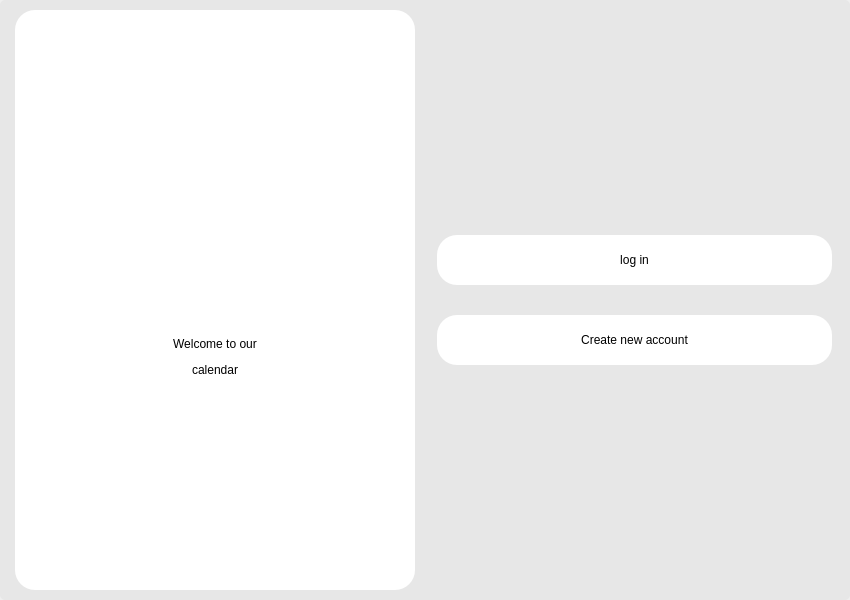
<?xml version="1.0" encoding="UTF-8"?>
<ui version="4.0">
 <class>Dialog</class>
 <widget class="QDialog" name="Dialog">
  <property name="geometry">
   <rect>
    <x>0</x>
    <y>0</y>
    <width>850</width>
    <height>600</height>
   </rect>
  </property>
  <property name="windowTitle">
   <string>Dialog</string>
  </property>
  <layout class="QHBoxLayout" name="horizontalLayout">
   <property name="spacing">
    <number>0</number>
   </property>
   <property name="leftMargin">
    <number>0</number>
   </property>
   <property name="topMargin">
    <number>0</number>
   </property>
   <property name="rightMargin">
    <number>0</number>
   </property>
   <property name="bottomMargin">
    <number>0</number>
   </property>
   <item>
    <widget class="QStackedWidget" name="stackedWidget">
     <widget class="QWidget" name="page">
      <layout class="QHBoxLayout" name="horizontalLayout_3">
       <property name="spacing">
        <number>0</number>
       </property>
       <property name="leftMargin">
        <number>0</number>
       </property>
       <property name="topMargin">
        <number>0</number>
       </property>
       <property name="rightMargin">
        <number>0</number>
       </property>
       <property name="bottomMargin">
        <number>0</number>
       </property>
       <item>
        <widget class="QWidget" name="widget_3" native="true">
         <property name="minimumSize">
          <size>
           <width>800</width>
           <height>600</height>
          </size>
         </property>
         <property name="styleSheet">
          <string notr="true">color: rgb(0, 0, 0);
background-color: rgb(231, 231, 231);
border-radius: 5px;
font: 11pt &quot;LG Smart UI Regular&quot;;</string>
         </property>
         <layout class="QHBoxLayout" name="horizontalLayout_6">
          <item alignment="Qt::AlignHCenter|Qt::AlignVCenter">
           <widget class="QFrame" name="frame_5">
            <property name="minimumSize">
             <size>
              <width>400</width>
              <height>580</height>
             </size>
            </property>
            <property name="maximumSize">
             <size>
              <width>16777215</width>
              <height>16777215</height>
             </size>
            </property>
            <property name="styleSheet">
             <string notr="true">color: rgb(0, 0, 0);
background-color: rgb(255, 255, 255);
border-radius: 20px;
font: 12pt &quot;LG Smart UI Regular&quot;;</string>
            </property>
            <property name="frameShape">
             <enum>QFrame::StyledPanel</enum>
            </property>
            <property name="frameShadow">
             <enum>QFrame::Raised</enum>
            </property>
            <layout class="QVBoxLayout" name="verticalLayout_4">
             <property name="spacing">
              <number>0</number>
             </property>
             <property name="leftMargin">
              <number>0</number>
             </property>
             <property name="topMargin">
              <number>100</number>
             </property>
             <property name="rightMargin">
              <number>0</number>
             </property>
             <property name="bottomMargin">
              <number>150</number>
             </property>
             <item alignment="Qt::AlignHCenter|Qt::AlignVCenter">
              <widget class="QLabel" name="label_10">
               <property name="minimumSize">
                <size>
                 <width>100</width>
                 <height>100</height>
                </size>
               </property>
               <property name="maximumSize">
                <size>
                 <width>100</width>
                 <height>100</height>
                </size>
               </property>
               <property name="text">
                <string/>
               </property>
               <property name="pixmap">
                <pixmap>../icons/calendar.png</pixmap>
               </property>
               <property name="scaledContents">
                <bool>true</bool>
               </property>
               <property name="alignment">
                <set>Qt::AlignCenter</set>
               </property>
              </widget>
             </item>
             <item alignment="Qt::AlignHCenter|Qt::AlignVCenter">
              <widget class="QLabel" name="label_11">
               <property name="styleSheet">
                <string notr="true">
font: 20pt &quot;LG Smart UI Regular&quot;;
color: rgb(0, 0, 0);</string>
               </property>
               <property name="text">
                <string>&lt;html&gt;&lt;head/&gt;&lt;body&gt;&lt;p align=&quot;center&quot;&gt;Welcome to our&lt;/p&gt;&lt;p align=&quot;center&quot;&gt;calendar&lt;/p&gt;&lt;/body&gt;&lt;/html&gt;</string>
               </property>
              </widget>
             </item>
            </layout>
           </widget>
          </item>
          <item alignment="Qt::AlignVCenter">
           <widget class="QFrame" name="frame_6">
            <property name="frameShape">
             <enum>QFrame::StyledPanel</enum>
            </property>
            <property name="frameShadow">
             <enum>QFrame::Raised</enum>
            </property>
            <layout class="QVBoxLayout" name="verticalLayout">
             <property name="spacing">
              <number>30</number>
             </property>
             <item>
              <widget class="QPushButton" name="login">
               <property name="minimumSize">
                <size>
                 <width>0</width>
                 <height>50</height>
                </size>
               </property>
               <property name="sizeIncrement">
                <size>
                 <width>0</width>
                 <height>0</height>
                </size>
               </property>
               <property name="styleSheet">
                <string notr="true">color: rgb(0, 0, 0);
background-color: rgb(255, 255, 255);
border-radius: 20px;
font: 12pt &quot;LG Smart UI Regular&quot;;</string>
               </property>
               <property name="text">
                <string>log in</string>
               </property>
              </widget>
             </item>
             <item>
              <widget class="QPushButton" name="new_account">
               <property name="minimumSize">
                <size>
                 <width>0</width>
                 <height>50</height>
                </size>
               </property>
               <property name="sizeIncrement">
                <size>
                 <width>0</width>
                 <height>0</height>
                </size>
               </property>
               <property name="styleSheet">
                <string notr="true">color: rgb(0, 0, 0);
background-color: rgb(255, 255, 255);
border-radius: 20px;
font: 12pt &quot;LG Smart UI Regular&quot;;</string>
               </property>
               <property name="text">
                <string>Create new account</string>
               </property>
              </widget>
             </item>
            </layout>
           </widget>
          </item>
         </layout>
        </widget>
       </item>
      </layout>
     </widget>
     <widget class="QWidget" name="page2">
      <layout class="QHBoxLayout" name="horizontalLayout_5">
       <property name="spacing">
        <number>0</number>
       </property>
       <property name="leftMargin">
        <number>0</number>
       </property>
       <property name="topMargin">
        <number>0</number>
       </property>
       <property name="rightMargin">
        <number>0</number>
       </property>
       <property name="bottomMargin">
        <number>0</number>
       </property>
       <item>
        <widget class="QWidget" name="widget_2" native="true">
         <property name="minimumSize">
          <size>
           <width>800</width>
           <height>600</height>
          </size>
         </property>
         <property name="styleSheet">
          <string notr="true">color: rgb(0, 0, 0);
background-color: rgb(231, 231, 231);
border-radius: 5px;
font: 11pt &quot;LG Smart UI Regular&quot;;</string>
         </property>
         <layout class="QHBoxLayout" name="horizontalLayout_4">
          <item alignment="Qt::AlignHCenter|Qt::AlignVCenter">
           <widget class="QFrame" name="frame_3">
            <property name="minimumSize">
             <size>
              <width>400</width>
              <height>580</height>
             </size>
            </property>
            <property name="maximumSize">
             <size>
              <width>16777215</width>
              <height>16777215</height>
             </size>
            </property>
            <property name="styleSheet">
             <string notr="true">color: rgb(0, 0, 0);
background-color: rgb(255, 255, 255);
border-radius: 20px;
font: 12pt &quot;LG Smart UI Regular&quot;;</string>
            </property>
            <property name="frameShape">
             <enum>QFrame::StyledPanel</enum>
            </property>
            <property name="frameShadow">
             <enum>QFrame::Raised</enum>
            </property>
            <layout class="QVBoxLayout" name="verticalLayout_3">
             <property name="spacing">
              <number>0</number>
             </property>
             <property name="leftMargin">
              <number>0</number>
             </property>
             <property name="topMargin">
              <number>100</number>
             </property>
             <property name="rightMargin">
              <number>0</number>
             </property>
             <property name="bottomMargin">
              <number>150</number>
             </property>
             <item alignment="Qt::AlignHCenter|Qt::AlignVCenter">
              <widget class="QLabel" name="label_5">
               <property name="minimumSize">
                <size>
                 <width>100</width>
                 <height>100</height>
                </size>
               </property>
               <property name="maximumSize">
                <size>
                 <width>100</width>
                 <height>100</height>
                </size>
               </property>
               <property name="text">
                <string/>
               </property>
               <property name="pixmap">
                <pixmap>../icons/calendar.png</pixmap>
               </property>
               <property name="scaledContents">
                <bool>true</bool>
               </property>
               <property name="alignment">
                <set>Qt::AlignCenter</set>
               </property>
              </widget>
             </item>
             <item alignment="Qt::AlignHCenter|Qt::AlignVCenter">
              <widget class="QLabel" name="label_7">
               <property name="styleSheet">
                <string notr="true">
font: 20pt &quot;LG Smart UI Regular&quot;;
color: rgb(0, 0, 0);</string>
               </property>
               <property name="text">
                <string>&lt;html&gt;&lt;head/&gt;&lt;body&gt;&lt;p align=&quot;center&quot;&gt;Welcome to our&lt;/p&gt;&lt;p align=&quot;center&quot;&gt;calendar&lt;/p&gt;&lt;/body&gt;&lt;/html&gt;</string>
               </property>
              </widget>
             </item>
            </layout>
           </widget>
          </item>
          <item alignment="Qt::AlignVCenter">
           <widget class="QFrame" name="frame_4">
            <property name="frameShape">
             <enum>QFrame::StyledPanel</enum>
            </property>
            <property name="frameShadow">
             <enum>QFrame::Raised</enum>
            </property>
            <layout class="QFormLayout" name="formLayout_2">
             <item row="0" column="1">
              <widget class="QLineEdit" name="id_2">
               <property name="minimumSize">
                <size>
                 <width>0</width>
                 <height>30</height>
                </size>
               </property>
               <property name="styleSheet">
                <string notr="true">border-radius: 20px;
background-color: rgb(255, 255, 255);</string>
               </property>
              </widget>
             </item>
             <item row="1" column="0">
              <widget class="QLabel" name="label_8">
               <property name="styleSheet">
                <string notr="true">font: 18pt &quot;LG Smart UI Regular&quot;;</string>
               </property>
               <property name="text">
                <string>&lt;html&gt;&lt;head/&gt;&lt;body&gt;&lt;p align=&quot;center&quot;&gt;&lt;span style=&quot; font-size:12pt;&quot;&gt;PASSWORD&lt;/span&gt;&lt;/p&gt;&lt;/body&gt;&lt;/html&gt;</string>
               </property>
              </widget>
             </item>
             <item row="1" column="1">
              <widget class="QLineEdit" name="password_3">
               <property name="minimumSize">
                <size>
                 <width>0</width>
                 <height>30</height>
                </size>
               </property>
               <property name="styleSheet">
                <string notr="true">border-radius: 20px;
background-color: rgb(255, 255, 255);</string>
               </property>
              </widget>
             </item>
             <item row="3" column="1">
              <widget class="QLabel" name="error_2">
               <property name="styleSheet">
                <string notr="true">font: 10pt &quot;LG Smart UI Regular&quot;; color:rgb(99, 0, 1)</string>
               </property>
               <property name="text">
                <string/>
               </property>
              </widget>
             </item>
             <item row="4" column="1">
              <widget class="QPushButton" name="loginbox">
               <property name="minimumSize">
                <size>
                 <width>0</width>
                 <height>50</height>
                </size>
               </property>
               <property name="sizeIncrement">
                <size>
                 <width>0</width>
                 <height>0</height>
                </size>
               </property>
               <property name="styleSheet">
                <string notr="true">color: rgb(0, 0, 0);
background-color: rgb(255, 255, 255);
border-radius: 20px;
font: 12pt &quot;LG Smart UI Regular&quot;;</string>
               </property>
               <property name="text">
                <string>log in</string>
               </property>
              </widget>
             </item>
             <item row="0" column="0">
              <widget class="QLabel" name="label_9">
               <property name="styleSheet">
                <string notr="true">font: 20pt &quot;LG Smart UI Regular&quot;;</string>
               </property>
               <property name="text">
                <string>&lt;html&gt;&lt;head/&gt;&lt;body&gt;&lt;p align=&quot;right&quot;&gt;&lt;span style=&quot; font-size:12pt; color:#000000;&quot;&gt;ID&lt;/span&gt;&lt;/p&gt;&lt;/body&gt;&lt;/html&gt;</string>
               </property>
              </widget>
             </item>
            </layout>
           </widget>
          </item>
         </layout>
        </widget>
       </item>
      </layout>
     </widget>
     <widget class="QWidget" name="page3">
      <layout class="QVBoxLayout" name="verticalLayout_5">
       <property name="spacing">
        <number>0</number>
       </property>
       <property name="leftMargin">
        <number>0</number>
       </property>
       <property name="topMargin">
        <number>0</number>
       </property>
       <property name="rightMargin">
        <number>0</number>
       </property>
       <property name="bottomMargin">
        <number>0</number>
       </property>
       <item>
        <widget class="QWidget" name="widget" native="true">
         <property name="minimumSize">
          <size>
           <width>800</width>
           <height>600</height>
          </size>
         </property>
         <property name="styleSheet">
          <string notr="true">color: rgb(0, 0, 0);
background-color: rgb(231, 231, 231);
border-radius: 5px;
font: 11pt &quot;LG Smart UI Regular&quot;;</string>
         </property>
         <layout class="QHBoxLayout" name="horizontalLayout_2">
          <item alignment="Qt::AlignHCenter|Qt::AlignVCenter">
           <widget class="QFrame" name="frame_2">
            <property name="minimumSize">
             <size>
              <width>400</width>
              <height>580</height>
             </size>
            </property>
            <property name="maximumSize">
             <size>
              <width>16777215</width>
              <height>16777215</height>
             </size>
            </property>
            <property name="styleSheet">
             <string notr="true">color: rgb(0, 0, 0);
background-color: rgb(255, 255, 255);
border-radius: 20px;
font: 12pt &quot;LG Smart UI Regular&quot;;</string>
            </property>
            <property name="frameShape">
             <enum>QFrame::StyledPanel</enum>
            </property>
            <property name="frameShadow">
             <enum>QFrame::Raised</enum>
            </property>
            <layout class="QVBoxLayout" name="verticalLayout_2">
             <property name="spacing">
              <number>0</number>
             </property>
             <property name="leftMargin">
              <number>0</number>
             </property>
             <property name="topMargin">
              <number>100</number>
             </property>
             <property name="rightMargin">
              <number>0</number>
             </property>
             <property name="bottomMargin">
              <number>150</number>
             </property>
             <item alignment="Qt::AlignHCenter|Qt::AlignVCenter">
              <widget class="QLabel" name="label_2">
               <property name="minimumSize">
                <size>
                 <width>100</width>
                 <height>100</height>
                </size>
               </property>
               <property name="maximumSize">
                <size>
                 <width>100</width>
                 <height>100</height>
                </size>
               </property>
               <property name="text">
                <string/>
               </property>
               <property name="pixmap">
                <pixmap>../icons/calendar.png</pixmap>
               </property>
               <property name="scaledContents">
                <bool>true</bool>
               </property>
               <property name="alignment">
                <set>Qt::AlignCenter</set>
               </property>
              </widget>
             </item>
             <item alignment="Qt::AlignHCenter|Qt::AlignVCenter">
              <widget class="QLabel" name="label">
               <property name="styleSheet">
                <string notr="true">
font: 20pt &quot;LG Smart UI Regular&quot;;
color: rgb(0, 0, 0);</string>
               </property>
               <property name="text">
                <string>&lt;html&gt;&lt;head/&gt;&lt;body&gt;&lt;p align=&quot;center&quot;&gt;Welcome to our&lt;/p&gt;&lt;p align=&quot;center&quot;&gt;calendar&lt;/p&gt;&lt;/body&gt;&lt;/html&gt;</string>
               </property>
              </widget>
             </item>
            </layout>
           </widget>
          </item>
          <item alignment="Qt::AlignVCenter">
           <widget class="QFrame" name="frame">
            <property name="frameShape">
             <enum>QFrame::StyledPanel</enum>
            </property>
            <property name="frameShadow">
             <enum>QFrame::Raised</enum>
            </property>
            <layout class="QFormLayout" name="formLayout">
             <item row="6" column="0">
              <widget class="QLabel" name="label_4">
               <property name="styleSheet">
                <string notr="true">font: 18pt &quot;LG Smart UI Regular&quot;;</string>
               </property>
               <property name="text">
                <string>&lt;html&gt;&lt;head/&gt;&lt;body&gt;&lt;p align=&quot;center&quot;&gt;&lt;span style=&quot; font-size:11pt;&quot;&gt;I-Class PASSWORD&lt;/span&gt;&lt;/p&gt;&lt;/body&gt;&lt;/html&gt;</string>
               </property>
              </widget>
             </item>
             <item row="6" column="1">
              <widget class="QLineEdit" name="password">
               <property name="minimumSize">
                <size>
                 <width>0</width>
                 <height>30</height>
                </size>
               </property>
               <property name="styleSheet">
                <string notr="true">border-radius: 20px;
background-color: rgb(255, 255, 255);</string>
               </property>
               <property name="text">
                <string/>
               </property>
              </widget>
             </item>
             <item row="7" column="0">
              <widget class="QLabel" name="label_6">
               <property name="styleSheet">
                <string notr="true">font: 20pt &quot;LG Smart UI Regular&quot;;</string>
               </property>
               <property name="text">
                <string>&lt;html&gt;&lt;head/&gt;&lt;body&gt;&lt;p align=&quot;center&quot;&gt;&lt;span style=&quot; font-size:11pt;&quot;&gt;CONFIRM PASSWORD&lt;/span&gt;&lt;/p&gt;&lt;/body&gt;&lt;/html&gt;</string>
               </property>
              </widget>
             </item>
             <item row="7" column="1">
              <widget class="QLineEdit" name="password_2">
               <property name="minimumSize">
                <size>
                 <width>0</width>
                 <height>30</height>
                </size>
               </property>
               <property name="styleSheet">
                <string notr="true">border-radius: 20px;
background-color: rgb(255, 255, 255);</string>
               </property>
              </widget>
             </item>
             <item row="8" column="1">
              <widget class="QLabel" name="error">
               <property name="styleSheet">
                <string notr="true">font: 10pt &quot;LG Smart UI Regular&quot;; color:rgb(99, 0, 1)</string>
               </property>
               <property name="text">
                <string/>
               </property>
              </widget>
             </item>
             <item row="10" column="1">
              <widget class="QPushButton" name="Signup">
               <property name="minimumSize">
                <size>
                 <width>0</width>
                 <height>50</height>
                </size>
               </property>
               <property name="sizeIncrement">
                <size>
                 <width>0</width>
                 <height>0</height>
                </size>
               </property>
               <property name="styleSheet">
                <string notr="true">color: rgb(0, 0, 0);
background-color: rgb(255, 255, 255);
border-radius: 20px;
font: 12pt &quot;LG Smart UI Regular&quot;;</string>
               </property>
               <property name="text">
                <string>Sign up</string>
               </property>
              </widget>
             </item>
             <item row="5" column="0">
              <widget class="QLabel" name="label_3">
               <property name="styleSheet">
                <string notr="true">font: 20pt &quot;LG Smart UI Regular&quot;;</string>
               </property>
               <property name="text">
                <string>&lt;html&gt;&lt;head/&gt;&lt;body&gt;&lt;p align=&quot;center&quot;&gt;&lt;span style=&quot; font-size:11pt; color:#000000;&quot;&gt;I-Class ID&lt;/span&gt;&lt;/p&gt;&lt;/body&gt;&lt;/html&gt;</string>
               </property>
              </widget>
             </item>
             <item row="5" column="1">
              <widget class="QLineEdit" name="id">
               <property name="minimumSize">
                <size>
                 <width>0</width>
                 <height>30</height>
                </size>
               </property>
               <property name="styleSheet">
                <string notr="true">border-radius: 20px;
background-color: rgb(255, 255, 255);</string>
               </property>
               <property name="text">
                <string/>
               </property>
              </widget>
             </item>
            </layout>
           </widget>
          </item>
         </layout>
        </widget>
       </item>
      </layout>
     </widget>
    </widget>
   </item>
  </layout>
 </widget>
 <resources/>
 <connections/>
</ui>
